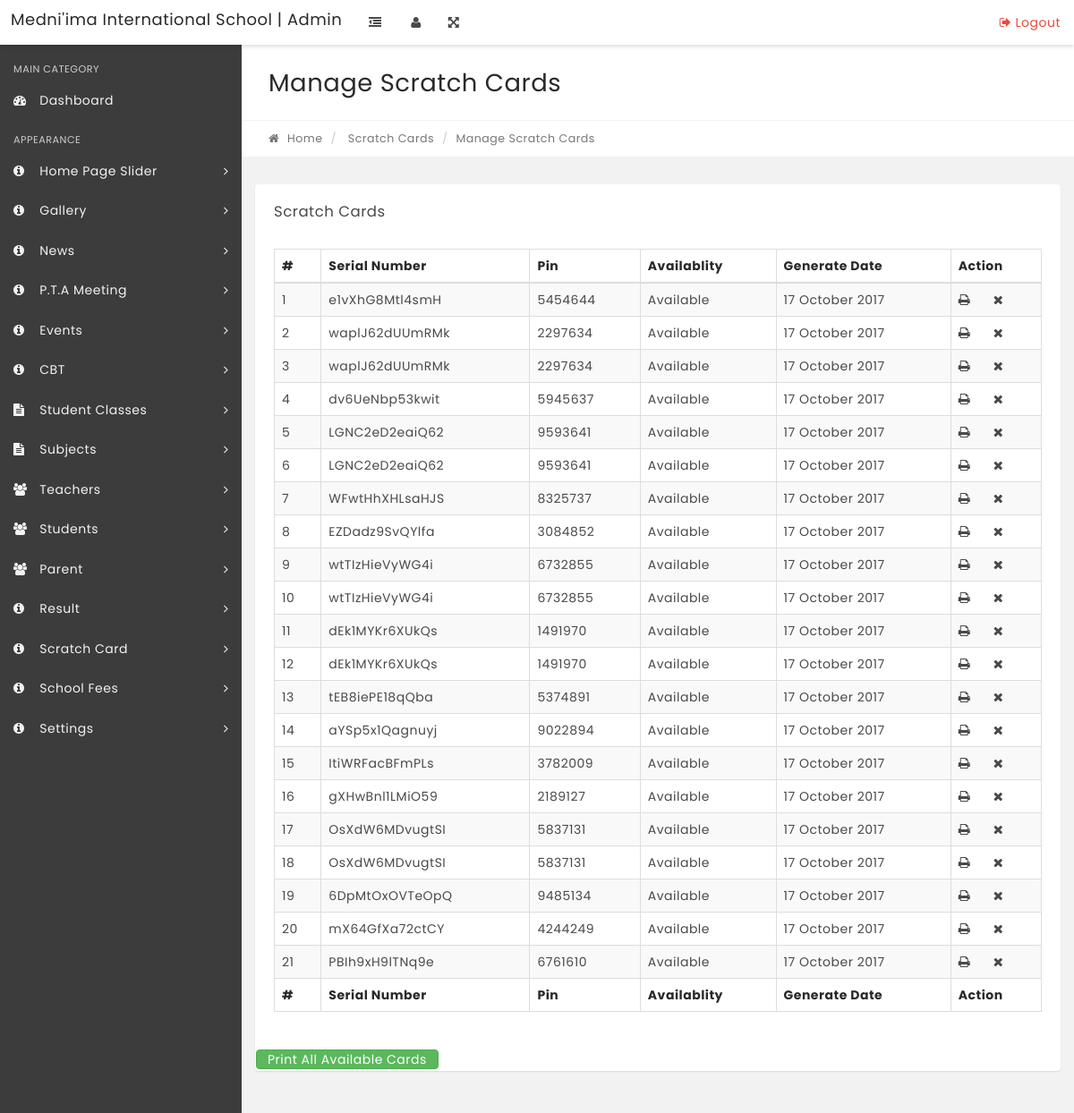
Screenshot of /admin/manage-cards.php with the database file from the repository.
### tables this page shows
CREATE TABLE IF NOT EXISTS `tblscracth_card` (
  `id` int(11) NOT NULL,
  `sn` varchar(15) NOT NULL,
  `pin` varchar(15) NOT NULL,
  `available` enum('0','1') NOT NULL,
  `used_time` int(11) NOT NULL,
  `created` datetime NOT NULL
);

### controller/header.php (called while the page is built, shortened)
<?php
require_once __DIR__ . '/config.php';
if(($db=="" || $db->connect_error))
{
    header("Location: /installation/");
}
else{
include __DIR__ . '/func.php';
$iSMartFUN = new Ismart_Controller($db);
}
?>

### controller/func.php (called while the page is built, shortened)
<?php
class Ismart_Controller {
	var $db;
	function __construct($db){
		$this->db = $db;
            	}
public function getTRows($table,$conditions = array()){
		$sql = 'SELECT ';
		$sql .= array_key_exists("select",$conditions)?$conditions['select']:'*';
		$sql .= ' FROM '.$table;
		$result = $this->db->query($sql);
		if(array_key_exists("return_type",$conditions) && $conditions['return_type'] != 'all'){
			switch($conditions['return_type']){
				case 'count':
					$data = $result->num_rows;
					break;
				case 'single':
					$data = $result->fetch_object();
					break;
				default:
					$data = '';
			}
		}else{
			if($result->num_rows > 0){
				while($row = $result->fetch_object()){
					$data[] = $row;
				}
			}
		}
		return !empty($data)?$data:false;
	}
}
?>

### admin/manage-cards.php (the view, shortened to what this page needs)
<?php
include('../controller/header.php');
if(strlen($_SESSION['alogin'])=="")
    {
   $login_url=''.SITE_URL.'login';
    header("Location: $login_url");
    }
    else{
?>
<!DOCTYPE html>
<html lang="en">
    <head>
    </head>
    <body class="top-navbar-fixed">
        <div class="main-wrapper">
   <?php include('includes/topbar.php');?>
            <div class="content-wrapper">
                <div class="content-container">
<?php include('includes/leftbar.php');?>
                    <div class="main-page">
                        <div class="container-fluid">
                            <div class="row page-title-div">
                                <div class="col-md-6">
                                    <h2 class="title">Manage Scratch Cards</h2>
                                </div>
                            </div>
                            <div class="row breadcrumb-div">
                                <div class="col-md-6">
                                    <ul class="breadcrumb">
            							<li><a href="index.php"><i class="fa fa-home"></i> Home</a></li>
                                        <li> Scratch Cards</li>
            							<li class="active">Manage Scratch Cards</li>
            						</ul>
                                </div>
                            </div>
                        </div>
                        <section class="section">
                            <div class="container-fluid">
<div id="divToPrint">
                                <div class="row">
                                    <div class="col-md-12">
                                        <div class="panel">
                                            <div class="panel-heading">
                                                <div class="panel-title">
                                                    <h5>Scratch Cards</h5>
                                                </div>
                                            </div>
                                            <div class="panel-body p-20">
                                                <table id="example" class="display table table-striped table-bordered" cellspacing="0" width="100%">
                                                    <thead>
                                                        <tr>
                                                            <th>#</th>
                                                             <th>Serial Number</th>
                                                            <th>Pin</th>
                                                            <th>Availablity</th>
                                                            <th>Generate Date</th>
                                                            <th>Action</th>
                                                        </tr>
                                                    </thead>
                                                    <tfoot>
                                                        <tr>
                                                          <th>#</th>
                                                             <th>Serial Number</th>
                                                            <th>Pin</th>
                                                            <th>Availablity</th>
                                                            <th>Generate Date</th>
                                                            <th>Action</th>
                                                        </tr>
                                                    </tfoot>
                                                    <tbody>
<?php
$card_list = $iSMartFUN->getTRows("tblscracth_card");
$cnt=1;
if($card_list)
{
foreach($card_list as $result)
{   ?>
<tr>
 <td><?php echo htmlentities($cnt);?></td>
                                                            <td><?php echo htmlentities($result->sn);?></td>
                                                            <td><?php echo htmlentities($result->pin);?></td>
                                                            <td><?php if($result->available == 1) echo "Available"; else echo"Used";?></td>
                                                            <td><?php echo htmlentities(date('j F Y',strtotime($result->created)));?></td>
<td>
<a href="download-cards.php?id=<?php echo htmlentities($result->id);?>"><i class="fa fa-print" title="Print Card"></i> </a> &nbsp;&nbsp;&nbsp;&nbsp;
<a href="manage-cards.php?did=<?php echo htmlentities($result->id);?>"><i class="fa fa-times" title="Delete"></i> </a>
</td>
</tr>
<?php $cnt=$cnt+1;}} ?>
                                                    </tbody>
                                                </table>
</div>
                                         <a href="#" onclick="PrintDiv();" class="btn btn-success btn-labeled">Print All Available Cards</a>
                                            </div>
                                        </div>
                                    </div>
                                                </div>
                                            </div>
                                        </div>
                                    </div>
                                </div>
                            </div>
    </body>
</html>
<?php } ?>

### rows the page displays
tblscracth_card: sn "e1vXhG8Mtl4smH", pin "5454644", available "Available", created "17 October 2017"
tblscracth_card: sn "waplJ62dUUmRMk", pin "2297634", available "Available", created "17 October 2017"
tblscracth_card: sn "waplJ62dUUmRMk", pin "2297634", available "Available", created "17 October 2017"
tblscracth_card: sn "dv6UeNbp53kwit", pin "5945637", available "Available", created "17 October 2017"
tblscracth_card: sn "LGNC2eD2eaiQ62", pin "9593641", available "Available", created "17 October 2017"
tblscracth_card: sn "LGNC2eD2eaiQ62", pin "9593641", available "Available", created "17 October 2017"
tblscracth_card: sn "WFwtHhXHLsaHJS", pin "8325737", available "Available", created "17 October 2017"
tblscracth_card: sn "EZDadz9SvQYlfa", pin "3084852", available "Available", created "17 October 2017"
tblscracth_card: sn "wtTIzHieVyWG4i", pin "6732855", available "Available", created "17 October 2017"
tblscracth_card: sn "wtTIzHieVyWG4i", pin "6732855", available "Available", created "17 October 2017"
tblscracth_card: sn "dEk1MYKr6XUkQs", pin "1491970", available "Available", created "17 October 2017"
tblscracth_card: sn "dEk1MYKr6XUkQs", pin "1491970", available "Available", created "17 October 2017"
tblscracth_card: sn "tEB8iePE18qQba", pin "5374891", available "Available", created "17 October 2017"
tblscracth_card: sn "aYSp5x1Qagnuyj", pin "9022894", available "Available", created "17 October 2017"
tblscracth_card: sn "ItiWRFacBFmPLs", pin "3782009", available "Available", created "17 October 2017"
tblscracth_card: sn "gXHwBnl1LMiO59", pin "2189127", available "Available", created "17 October 2017"
tblscracth_card: sn "OsXdW6MDvugtSI", pin "5837131", available "Available", created "17 October 2017"
tblscracth_card: sn "OsXdW6MDvugtSI", pin "5837131", available "Available", created "17 October 2017"
tblscracth_card: sn "6DpMtOxOVTeOpQ", pin "9485134", available "Available", created "17 October 2017"
tblscracth_card: sn "mX64GfXa72ctCY", pin "4244249", available "Available", created "17 October 2017"
tblscracth_card: sn "PBIh9xH9lTNq9e", pin "6761610", available "Available", created "17 October 2017"

### other values shown
SCHOOL_NAME "Medni'ima International School"
